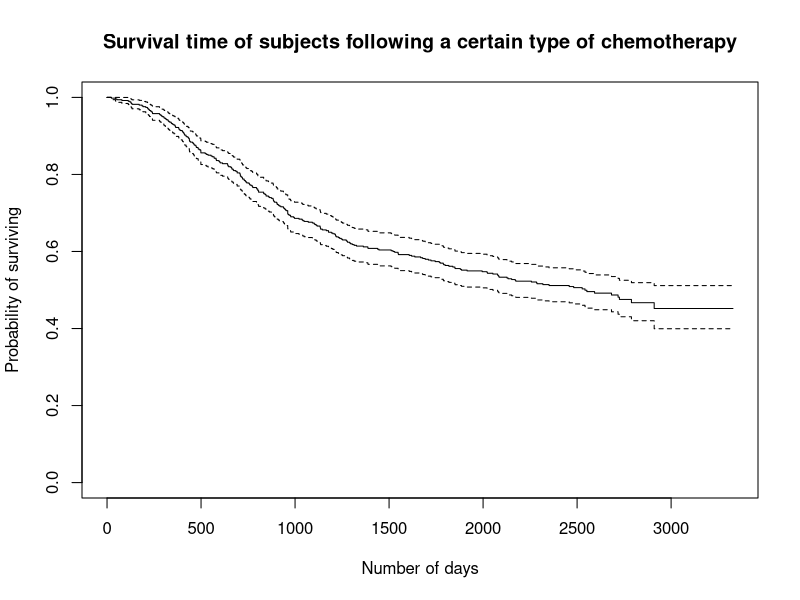
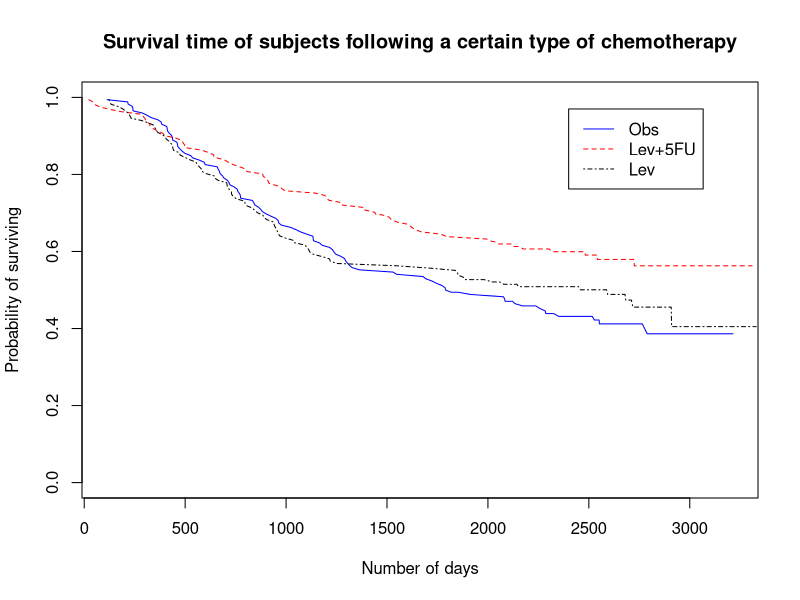

Generate these figures, in order, with R:
## ---- chunk 1
knitr::opts_chunk$set(echo = TRUE , warning = FALSE , message = FALSE)
library(survival)

data <-colon

# Considering only time of death

index_death <- which(data$etype == 1)
death <- data[-index_death , ]
death$study <- NULL

#Training 

index_train <- seq(1 , 500 , 1 )
death_train <- death[index_train , ]
death_test <- death[-index_train , ]

## ---- chunk 2
censoring_rate <- mean(death_train$status)
## ---- chunk 3
mean <- mean(death_train$time)
min <- min(death_train$time)
max <- max(death_train$time)
median <- median(death_train$time)
## ---- chunk 4
index_surv <- which(death_train$status == 1 )

#Statitics for censored 
mean_c  <- mean(death_train[index_surv , "time"])
median_c <- median(death_train[index_surv , "time"])
min_c <- min(death_train[index_surv , "time"])
max_c <- max(death_train[index_surv , "time"])

#statistics for non censored
mean_nc  <- mean(death_train[-index_surv , "time"])
median_nc <- median(death_train[-index_surv , "time"])
min_nc <- min(death_train[-index_surv , "time"])
max_nc <- max(death_train[-index_surv , "time"])
## ---- chunk 5
keplan_meier=survfit(Surv(time,status) ~ 1 , type="kaplan-meier", conf.type="log",
                    data = death_train)

plot(keplan_meier ,
     main = "Survival time of subjects following a certain type of chemotherapy",
     xlab = "Number of days",
     ylab = "Probability of surviving")
## ---- chunk 6
Obs_curve <- survfit(Surv(time,status) ~ 1 , type="kaplan-meier", conf.type="log",
                    data = death_train[which(death_train$rx=="Obs") , ])

Lev_5FU <- survfit(Surv(time,status) ~ 1 , type="kaplan-meier", conf.type="log",
                    data = death_train[which(death_train$rx=="Lev+5FU") , ])

Lev <- survfit(Surv(time,status) ~ 1 , type="kaplan-meier", conf.type="log",
                    data = death_train[which(death_train$rx=="Lev") , ])

# No treatment
plot(Obs_curve$time , Obs_curve$surv , col= "blue", lty=1 , ylim = c(0,1) , type = "l", 
     main = "Survival time of subjects following a certain type of chemotherapy",
     xlab = "Number of days",
     ylab = "Probability of surviving")

# Lev_5FU
lines(Lev_5FU$time, Lev_5FU$surv, col="red",lty=2)

# Lev
lines(Lev$time , Lev$surv , col="black", lty=4)

# Legend
legend(2400,0.97,legend=c("Obs","Lev+5FU","Lev"), col=c("blue","red","black"),
lty=c(1,2,4), ncol=1)
## ---- chunk 7

# We want to compare for the different treatments

log_rank <- survdiff( formula = Surv(time , status) ~ rx , data=death_train)

print(log_rank)
## ---- chunk 8
cox_ph <- coxph(Surv(time, status) ~ rx , data = death_train)

summary(cox_ph)
## ---- chunk 9
fitcox <- coxph(Surv(time , status) ~ .-id , data = death_train)

# Risk prediction for all subjects in the test set
predcoxrisk <- predict(fitcox , newdata = death_test , type="risk")

id_501 <- predcoxrisk[1]

# Getting the ones being most at risk
death_test$risk <- predcoxrisk
top_4 <- order(death_test$risk , decreasing = TRUE , na.last = TRUE )
top_4 <- top_4[1:4]
## ---- chunk 10
print(death_test[top_4 , ])

summary(fitcox)
